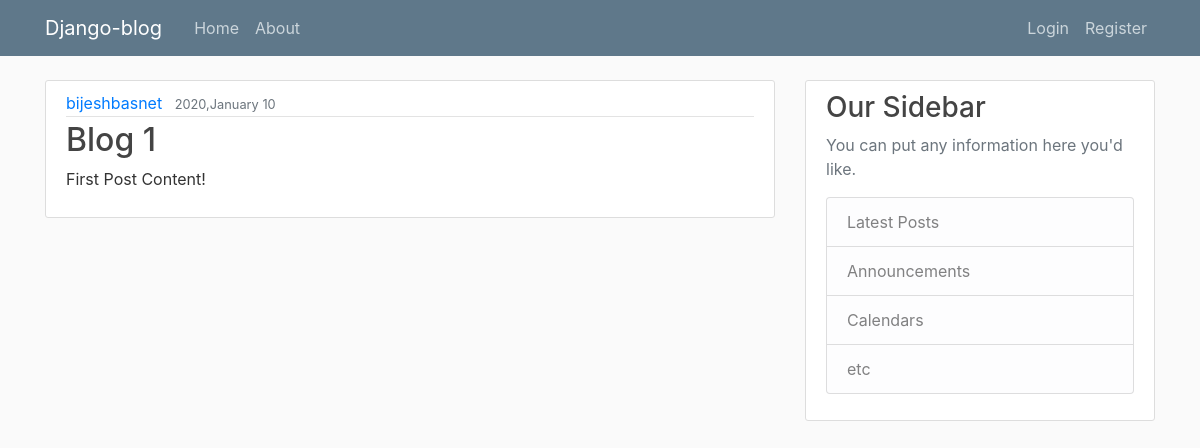
/post/1/, run on an earlier commit of the app's database.
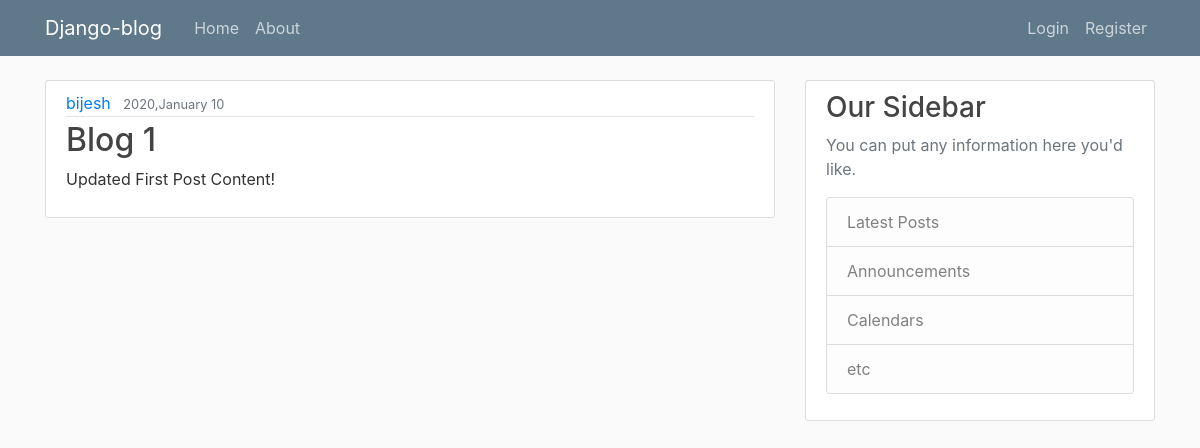
And on a later commit of the database.
### blog/models.py (models this page shows, shortened)
class Post(models.Model):
    title = models.CharField(max_length=100)
    content = models.TextField()
    date_posted = models.DateTimeField(default=timezone.now)
    author = models.ForeignKey(User, on_delete=models.CASCADE)

### blog/views.py (the view)
# urls.py: path('post/<int:pk>/', PostDetailView.as_view(), name="post-detail"),
class PostDetailView(DetailView):
    model = Post

### blog/templates/blog/post_detail.html (shortened to what this page needs)
{% extends "blog/base.html" %}
{% block content%}
<article class="media content-section">
    <div class="media-body">
        <div class="article-metadata">
            <a class="mr-2" href="{% url 'user-posts' object.author.username %}">{{ object.author }}</a>
            <small class="text-muted">{{ object.date_posted|date:"Y,F d" }}</small>
        </div>
        <h2 class="article-title">{{ object.title }}</a></h2>
        <p class="article-content">{{ object.content }}</p>
    </div>
</article>
{% endblock content %}

What changed in the data, as far as the page shows it:
changed Post "Blog 1": author "bijeshbasnet" → "bijesh"; content "First Post Content!" → "Updated First Post Content!"
